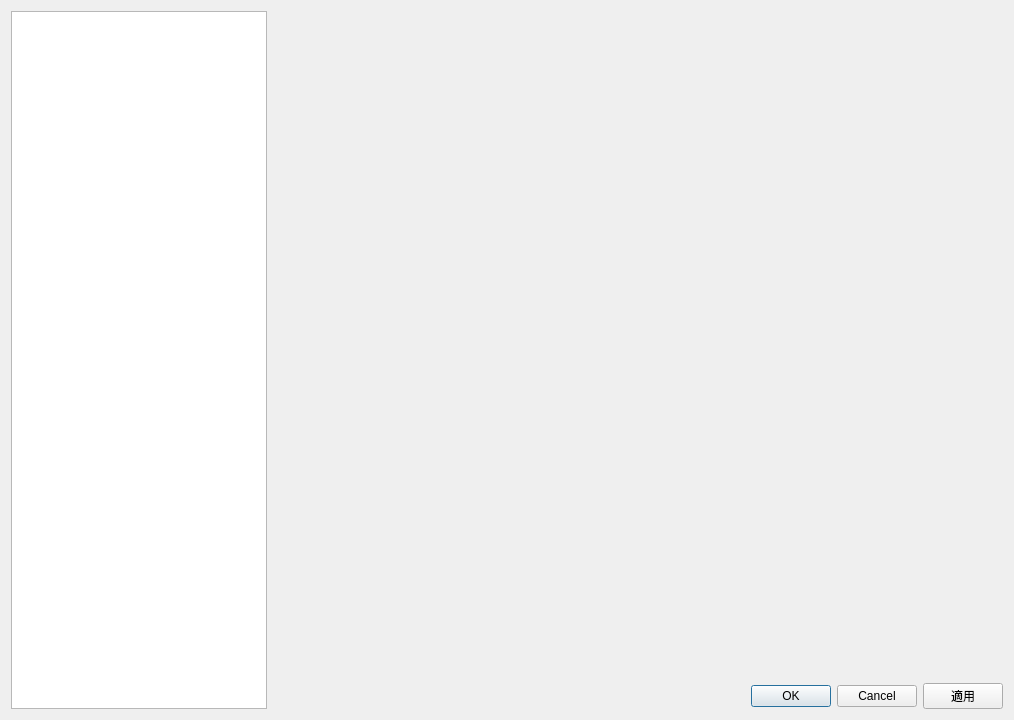
<?xml version="1.0" encoding="UTF-8"?>
<ui version="4.0">
 <class>Dialog</class>
 <widget class="QDialog" name="Dialog">
  <property name="geometry">
   <rect>
    <x>0</x>
    <y>0</y>
    <width>1014</width>
    <height>720</height>
   </rect>
  </property>
  <property name="windowTitle">
   <string>Dialog</string>
  </property>
  <layout class="QHBoxLayout" name="horizontalLayout">
   <item>
    <widget class="QTreeWidget" name="treeWidget">
     <property name="sizePolicy">
      <sizepolicy hsizetype="Fixed" vsizetype="Expanding">
       <horstretch>0</horstretch>
       <verstretch>0</verstretch>
      </sizepolicy>
     </property>
     <attribute name="headerVisible">
      <bool>false</bool>
     </attribute>
     <column>
      <property name="text">
       <string/>
      </property>
     </column>
    </widget>
   </item>
   <item>
    <layout class="QVBoxLayout" name="verticalLayout">
     <item>
      <widget class="QWidget" name="widget" native="true">
       <property name="sizePolicy">
        <sizepolicy hsizetype="Preferred" vsizetype="Expanding">
         <horstretch>0</horstretch>
         <verstretch>0</verstretch>
        </sizepolicy>
       </property>
      </widget>
     </item>
     <item>
      <layout class="QHBoxLayout" name="horizontalLayout_2">
       <item>
        <widget class="QDialogButtonBox" name="buttonBox">
         <property name="sizePolicy">
          <sizepolicy hsizetype="Expanding" vsizetype="Fixed">
           <horstretch>0</horstretch>
           <verstretch>0</verstretch>
          </sizepolicy>
         </property>
         <property name="standardButtons">
          <set>QDialogButtonBox::Cancel|QDialogButtonBox::Ok</set>
         </property>
        </widget>
       </item>
       <item>
        <widget class="QPushButton" name="allowButton">
         <property name="text">
          <string>適用</string>
         </property>
        </widget>
       </item>
      </layout>
     </item>
    </layout>
   </item>
  </layout>
 </widget>
 <resources/>
 <connections/>
</ui>
